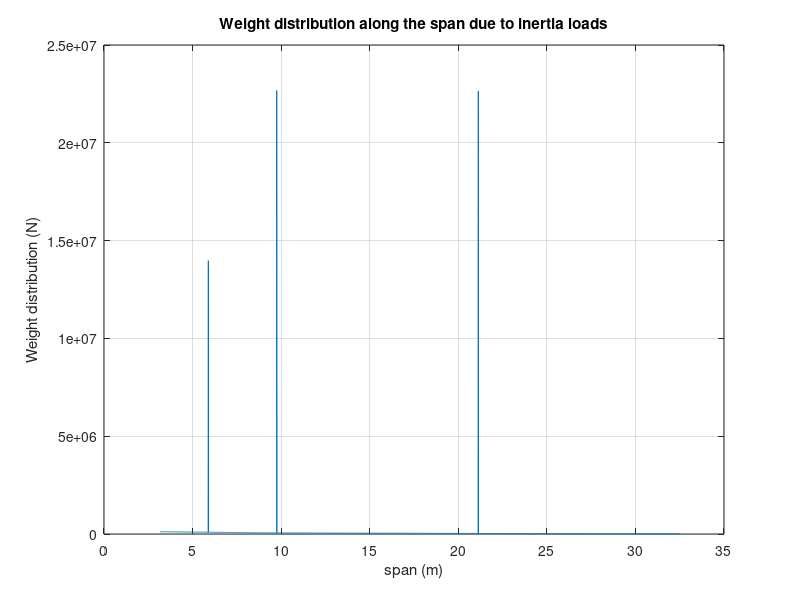
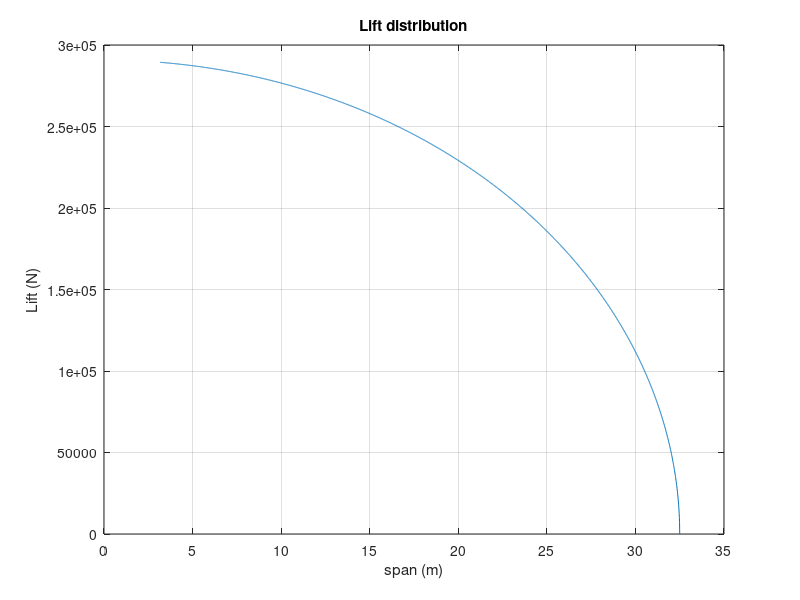
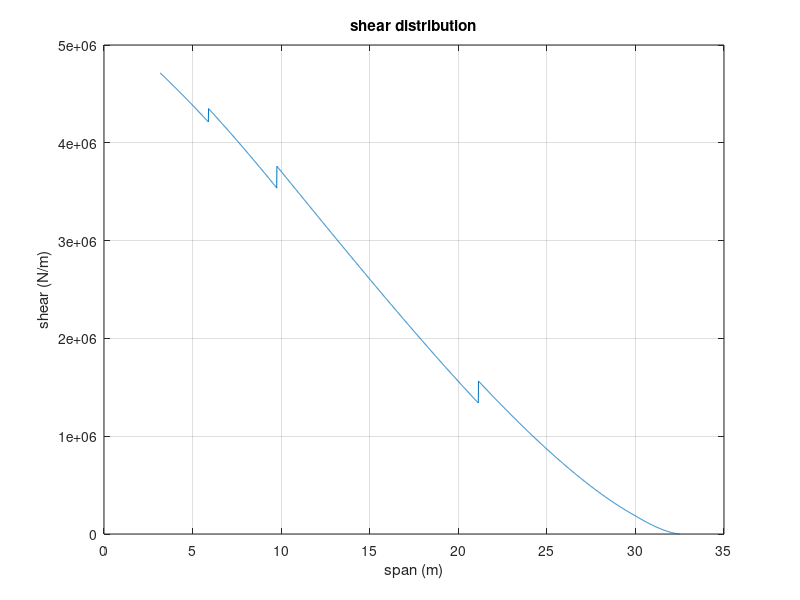
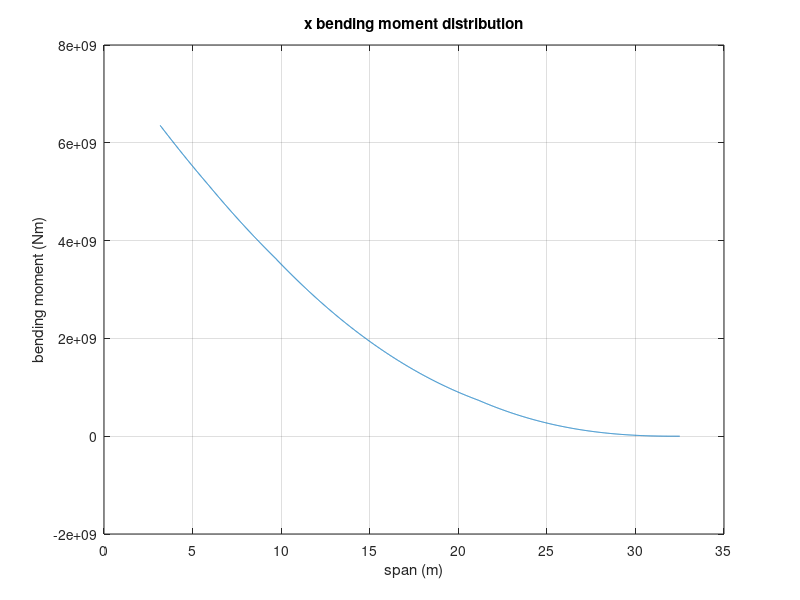

These charts were generated, in order, by the following MATLAB code:
clc
clear
close all

%LOADS DISTRIBUTION

%get chord distribution
%leading edge sweep angle
b = 32.45 * tand(26.6);
a = b - 3.47/4;

aa = (a + 3.47)/32.45;

%sweep_angle = atand(aa);
sweep_angle = atand(aa);

%chord distribution for first section
outer_chord = 13.89 - (9.75 * tand(sweep_angle));

gradient1 = (outer_chord - 13.89)/9.75;

%for outer section
gradient2 = (3.47 - outer_chord)/(32.45 - 9.75);

span1 = 3.17:0.01:9.75;
span2 = 9.75:0.01:32.5;

c2 = outer_chord - gradient2 * 9.75;

chord1 = gradient1 * span1 + 13.89;
chord2 = gradient2*span2+c2;

chord = [chord1,chord2];



%constants
W_S = 7840;         %wing loading in N/m^2
S = 482;            %wing area in m^2
rho = 1.227;        %sea level density
W = 353385;         %mtow in kg
g = 9.81;           %gravitational constant

%masses and wing properties
m_dry = 27100/2;        %dry mass of the wing in kg
weight_wing = m_dry*g;  %weight of the wing in N
V_wing = 168.6331;      %volume of the wing in m^3 CHANGE THIS WITH THE REAL VALUE  

m_fuel = 176091;        %fuel mass in kg
rho_fuel = 804;         %fuel density in kg/m^3
length_ft = 26.83;      %length of fuel tank 

m_engine = 6147.1;      %mass of engine
m_mg = 15100;           %mass of main landing gear


%aerofoil properties
cg = 0.4141;                            %centre of gravity
arm_length = 0.1641;                    %distance of cg from aerodynamic centre
frontSpar = 0.12;                       %location of front spar
rearSpar = 0.7;                         %location of shear spar
flexAxis = (frontSpar+rearSpar)/2;      %location of flexural axis (shear centre)


%wing discretisation
span = [span1,span2];      %29.33 is the length of the wing that is outside of the fuselage

%area of the aerofoil at each section of the wing
area_aerofoil = 0.0939*chord.^2;



%%%%%%%%%%%%%%%%%%%%%%%%%%%%%%%%%%%%%%%%%%%%%%%%%%%%%%%%%%%%%%%%%%%%%%%%%%%%%%%%%%%%%%%%%%%%%%%%%%%

%CASE 1 - symmetric flight at ultimate load factor evaluated at manoeuvre
%(speed = V_A)
v_a = 130.537;                  %Manouvre speed
n = 3.75;                        %corresponding load factor from V/N diagram
L = n*W*g;                      %overall lift
C_l = (2*n*W_S)/(rho*v_a^2);    %lift coeff. This is computed to be 1.8749

alpha = 15;     %AoA in degrees taken from polars
C_d = 0.43;     % drag coeff taken from polars

D = 0.5*rho*v_a^2*S*C_d;    %overall drag

%aerodynamics (assuming an elliptic lift distribution)
L0 = L/(32.5*pi*0.5 - 6.34);


%load on each section of the wing due to the wing's weight
dy = 0.01;                              %spacing between each section
dV = area_aerofoil * dy;                %volume of each section
dW_wing = (weight_wing/V_wing) * dV;    %weight of the wing on each section

%load due to 1 engine in N
l_engine = m_engine*g*n;  

%load due to 1 main landing gear in N
l_mg = m_mg*g*n/4;             

%load due to fuel in the wings in N
V_fuel = 219.75;                %volume of fuel in m^3
dmass_fuel = rho_fuel * dV;     %mass of fuel in each section
dmass_fuel(2685:end) = 0;       %no fuel after y = 30
dW_fuel = dmass_fuel*g;         %weight of fuel in each section

%add all of the weights to get the total weight experienced at each section
total_weight = dW_wing + dW_fuel;                       %add both the loads due to the wing and the fuel
total_weight(660) = total_weight(660) + l_engine;       %add weight of engine
total_weight(1798) = total_weight(1798) + l_engine;     %add weight of engine
total_weight(273) = total_weight(273) + l_mg;           %add weight of main landing gear
total_weight = total_weight*100;

figure(1)
plot(span,total_weight);
title("Weight distribution along the span due to inertia loads");
xlabel("span (m)");
ylabel("Weight distribution (N)");
grid on


%CALCULATING SHEAR
dS = dy*chord;                      %planform area distribution
dD = 0.5*rho*v_a^2*C_d*dS;          %drag distribution
dL = L0*sqrt(1-(span/32.5).^2);     %elliptic lift distribution

figure(2)
plot(span,dL);
title("Lift distribution");
xlabel("span (m)");
ylabel("Lift (N)");
grid on

for i = 1:length(span)
    temp = dD(i:length(span));
    shear_x(i) = sum(temp*dy);
end

shear_y = 0;

for i = 1:length(span)
    temp1 = dL(i:length(span));
    temp2 = total_weight(i:length(span));
    shear_z(i) = sum((temp1-temp2)*dy);
end

shear_total = sqrt(shear_x.^2 + shear_z.^2);

figure(3)
plot(span,shear_total);
title("shear distribution");
xlabel("span (m)");
ylabel("shear (N/m)");
grid on

%CALCULATING BENDING MOMENT
for i = 1:length(span)
    temp = shear_z(i:length(span));
    M_x(i) = sum(temp);
end

for i = 1:length(span)
    temp = shear_x(i:length(span));
    M_z(i) = sum(temp);
end

figure(4)
plot(span,M_x);
title("x bending moment distribution");
xlabel("span (m)");
ylabel("bending moment (Nm)");
grid on

figure(5)
plot(span,M_z);
title("z bending moment distribution");
xlabel("span (m)");
ylabel("bending moment (Nm)");
grid on


%CALCULATING TORQUE
%dM_y = -dL.*0.25.*chord + dD.*0.07.*chord + total_weight.*cg.*chord + 

figure(6)
plot(span,shear_z);
title("shear_z distribution");
xlabel("span (m)");
ylabel("shear (N/m)");
grid on

figure(7)
plot(span,shear_x);
title("shear_x distribution");
xlabel("span (m)");
ylabel("shear (N/m)");
grid on
